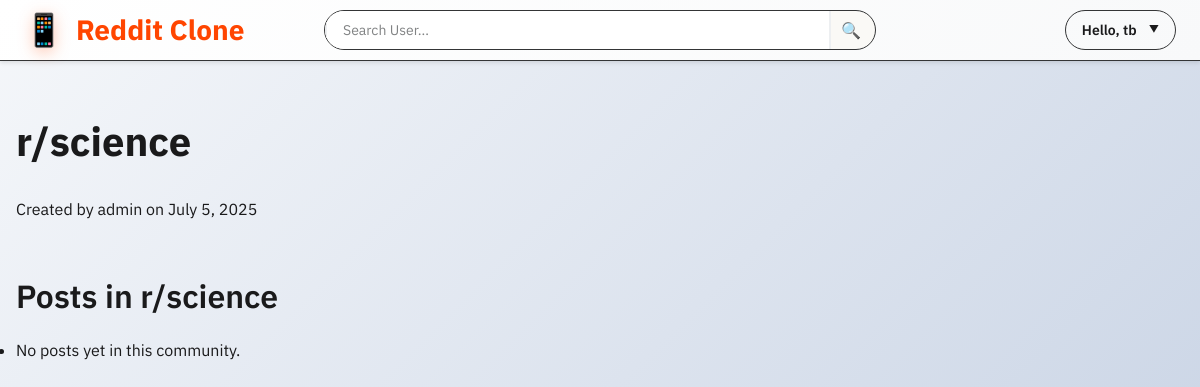
/c/science/ (signed in), run on an earlier commit of the app's database.
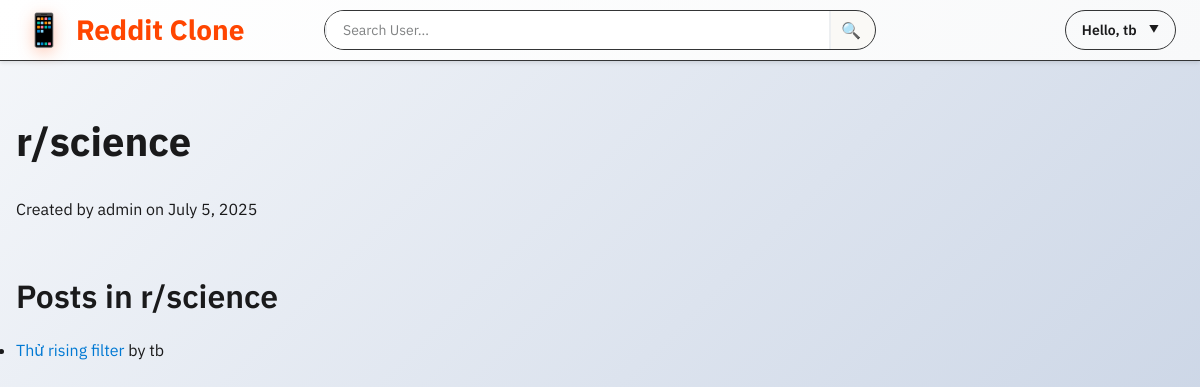
And on a later commit of the database.
### posts/models.py (models this page shows, shortened)
class Post(models.Model):
    title        = models.CharField(max_length=255)
    content      = models.TextField(blank=True)
    image        = models.ImageField(upload_to='post_images/', blank=True, null=True)
    author       = models.ForeignKey(User, on_delete=models.CASCADE)
    community    = models.ForeignKey(Community, on_delete=models.CASCADE,
                                     null=True, blank=True,
                                     )
    tags         = models.ManyToManyField(Tag, blank=True, related_name='posts')
    created_at   = models.DateTimeField(auto_now_add=True)

### posts/views.py (the view)
# urls.py: path('c/<slug:slug>/', views.community_detail, name='community_detail'),
def community_detail(request, slug):
    comm = get_object_or_404(Community, slug=slug)
    posts = comm.post_set.all()  # giả sử trong Post có FK 'community'
    return render(request, 'posts/community_detail.html', {'community': comm, 'posts': posts})

### posts/templates/posts/community_detail.html (shortened to what this page needs)
{% extends 'posts/base.html' %}
{% block content %}
{% load static %}
<link rel="stylesheet" href="{% static 'posts/css/community_style.css' %}">
<div class="container mx-auto py-6">
  <div class="flex items-center justify-between mb-4">
    <h1 class="text-3xl font-bold">r/{{ community.slug }}</h1>
  </div>
  <p class="text-sm text-gray-500 mb-6">
    Created by {{ community.owner.username }} on {{ community.created_at|date:"F j, Y" }}
  </p>
  <h2 class="text-2xl font-semibold mb-3">Posts in r/{{ community.slug }}</h2>
  <ul class="list-inside list-decimal">
    {% for post in posts %}
      <li class="mb-2">
        <a href="{% url 'posts:post_detail' post.pk %}" class="text-blue-600 hover:underline">
          {{ post.title }}
        </a>
        <span class="text-sm text-gray-600">by {{ post.author.username }}</span>
      </li>
    {% empty %}
      <li>No posts yet in this community.</li>
    {% endfor %}
  </ul>
</div>
{% endblock %}

What changed in the data, as far as the page shows it:
added Post: title "Thử rising filter", author.username "tb"
Also different on the page:
text no longer shown: "No posts yet in this community."
